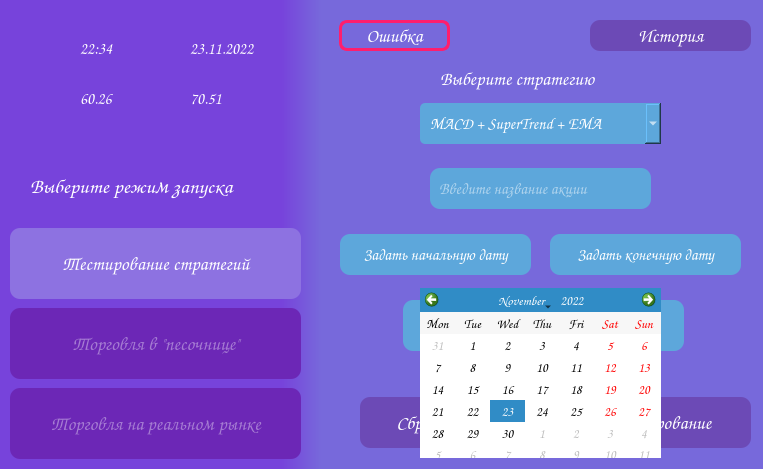
<?xml version="1.0" encoding="UTF-8"?>
<ui version="4.0">
 <class>TestingWindow</class>
 <widget class="QMainWindow" name="TestingWindow">
  <property name="geometry">
   <rect>
    <x>0</x>
    <y>0</y>
    <width>763</width>
    <height>469</height>
   </rect>
  </property>
  <property name="windowTitle">
   <string>Cash Counter</string>
  </property>
  <property name="windowIcon">
   <iconset>
    <normaloff>../../Icons/app_icon.png</normaloff>../../Icons/app_icon.png</iconset>
  </property>
  <widget class="QWidget" name="centralwidget">
   <widget class="QLabel" name="bg2_label">
    <property name="geometry">
     <rect>
      <x>-10</x>
      <y>0</y>
      <width>781</width>
      <height>611</height>
     </rect>
    </property>
    <property name="styleSheet">
     <string notr="true">background-color: qlineargradient(spread:pad, x1:0, y1:0, x2:0.994318, y2:0, stop:0.375 rgba(119, 67, 219, 255), stop:0.426136 rgba(119, 105, 219, 255));</string>
    </property>
    <property name="text">
     <string/>
    </property>
    <property name="indent">
     <number>2</number>
    </property>
   </widget>
   <widget class="QCalendarWidget" name="calendar">
    <property name="enabled">
     <bool>true</bool>
    </property>
    <property name="geometry">
     <rect>
      <x>420</x>
      <y>288</y>
      <width>241</width>
      <height>170</height>
     </rect>
    </property>
    <property name="font">
     <font>
      <family>Comic Sans MS</family>
      <pointsize>10</pointsize>
     </font>
    </property>
    <property name="autoFillBackground">
     <bool>true</bool>
    </property>
    <property name="styleSheet">
     <string notr="true">#qt_calendar_navigationbar {
	font-size: 15px;
	font-weight: 700;
    background-color: #8D9EFF;
    min-height: 30px;
}

#qt_calendar_prevmonth, #qt_calendar_nextmonth {
	qproperty-icon: none;
	color: white;
	font-weight: 700;
}

#qt_calendar_prevmonth {
	qproperty-text: &quot;&lt;&quot;;
}

#qt_calendar_nextmonth {
	qproperty-text: &quot;&gt;&quot;;
}

#qt_calendar_prevmonth:hover, #qt_calendar_nextmonth:hover {
    background-color: rgba(141, 119, 255, 150);
	border: none;
}

#qt_calendar_yearbutton, #qt_calendar_monthbutton {
	width: 90px;
	margin-right: 10px;
    color: white;
    border-radius: 5px;
}

#qt_calendar_yearbutton:hover, #qt_calendar_monthbutton:hover {
    background-color: rgba(141, 119, 255, 150);
}

#qt_calendar_calendarview {
    outline: 2px solid rgb(0, 188, 212);
	selection-color: #3C00FF;
    selection-background-color: transparent;
}
</string>
    </property>
    <property name="selectedDate">
     <date>
      <year>2022</year>
      <month>11</month>
      <day>23</day>
     </date>
    </property>
    <property name="gridVisible">
     <bool>false</bool>
    </property>
    <property name="selectionMode">
     <enum>QCalendarWidget::SingleSelection</enum>
    </property>
    <property name="horizontalHeaderFormat">
     <enum>QCalendarWidget::ShortDayNames</enum>
    </property>
    <property name="verticalHeaderFormat">
     <enum>QCalendarWidget::NoVerticalHeader</enum>
    </property>
    <property name="navigationBarVisible">
     <bool>true</bool>
    </property>
    <property name="dateEditEnabled">
     <bool>true</bool>
    </property>
   </widget>
   <widget class="QComboBox" name="choose_strat">
    <property name="geometry">
     <rect>
      <x>420</x>
      <y>103</y>
      <width>241</width>
      <height>41</height>
     </rect>
    </property>
    <property name="sizePolicy">
     <sizepolicy hsizetype="Preferred" vsizetype="Maximum">
      <horstretch>0</horstretch>
      <verstretch>0</verstretch>
     </sizepolicy>
    </property>
    <property name="font">
     <font>
      <family>Comic Sans MS</family>
      <pointsize>12</pointsize>
     </font>
    </property>
    <property name="cursor">
     <cursorShape>PointingHandCursor</cursorShape>
    </property>
    <property name="styleSheet">
     <string notr="true">QComboBox{
	padding-left: 10px;
	color: white;
	background-color: #5DA7DB;
	border-radius: 5px;
}

QComboBox:hover{
	background-color: #81C6E8;
}

QComboBox QAbstractItemView {
	outline: none;
	background-color: #4691E2;
	selection-background-color: #7DE5ED;
	color: white;
	padding: 10px;
	padding-left: 5px;
}

</string>
    </property>
    <property name="editable">
     <bool>false</bool>
    </property>
    <item>
     <property name="text">
      <string>MACD + SuperTrend + EMA</string>
     </property>
    </item>
    <item>
     <property name="text">
      <string>Releasing</string>
     </property>
    </item>
    <item>
     <property name="text">
      <string>Releasing</string>
     </property>
    </item>
    <item>
     <property name="text">
      <string>Releasing</string>
     </property>
    </item>
   </widget>
   <widget class="QLabel" name="choose_strat_label">
    <property name="geometry">
     <rect>
      <x>440</x>
      <y>63</y>
      <width>201</width>
      <height>31</height>
     </rect>
    </property>
    <property name="font">
     <font>
      <family>Comic Sans MS</family>
      <pointsize>14</pointsize>
     </font>
    </property>
    <property name="styleSheet">
     <string notr="true">color: white;</string>
    </property>
    <property name="text">
     <string>Выберите стратегию</string>
    </property>
   </widget>
   <widget class="QPushButton" name="first_date_btn">
    <property name="enabled">
     <bool>true</bool>
    </property>
    <property name="geometry">
     <rect>
      <x>340</x>
      <y>234</y>
      <width>191</width>
      <height>41</height>
     </rect>
    </property>
    <property name="font">
     <font>
      <family>Comic Sans MS</family>
      <pointsize>12</pointsize>
     </font>
    </property>
    <property name="cursor">
     <cursorShape>PointingHandCursor</cursorShape>
    </property>
    <property name="toolTip">
     <string>Изменить дату</string>
    </property>
    <property name="toolTipDuration">
     <number>-3</number>
    </property>
    <property name="autoFillBackground">
     <bool>false</bool>
    </property>
    <property name="styleSheet">
     <string notr="true">QPushButton{
	background-color: #5DA7DB;
	color: white;
	border-radius: 10px;
}

:hover{
	background-color: #81C6E8;
}

</string>
    </property>
    <property name="text">
     <string>Задать начальную дату</string>
    </property>
    <property name="checkable">
     <bool>false</bool>
    </property>
   </widget>
   <widget class="QLabel" name="error_label">
    <property name="geometry">
     <rect>
      <x>339</x>
      <y>20</y>
      <width>111</width>
      <height>31</height>
     </rect>
    </property>
    <property name="font">
     <font>
      <family>Comic Sans MS</family>
      <pointsize>14</pointsize>
     </font>
    </property>
    <property name="toolTip">
     <string>Ошибка</string>
    </property>
    <property name="toolTipDuration">
     <number>-2</number>
    </property>
    <property name="styleSheet">
     <string notr="true">QLabel{
	color: white;
	border: 3px solid #FF1E6D;
	border-radius: 8px;
}</string>
    </property>
    <property name="text">
     <string>Ошибка</string>
    </property>
    <property name="alignment">
     <set>Qt::AlignCenter</set>
    </property>
   </widget>
   <widget class="QLineEdit" name="choose_share">
    <property name="geometry">
     <rect>
      <x>430</x>
      <y>168</y>
      <width>221</width>
      <height>41</height>
     </rect>
    </property>
    <property name="font">
     <font>
      <family>Comic Sans MS</family>
      <pointsize>12</pointsize>
     </font>
    </property>
    <property name="cursor">
     <cursorShape>IBeamCursor</cursorShape>
    </property>
    <property name="styleSheet">
     <string notr="true">QLineEdit{
	padding-left: 7px;
	background-color: #5DA7DB;
	color: white;
	border-radius: 10px;
}

:hover, :focus{
	background-color: #81C6E8;
}</string>
    </property>
    <property name="placeholderText">
     <string>Введите название акции</string>
    </property>
   </widget>
   <widget class="QPushButton" name="second_date_btn">
    <property name="enabled">
     <bool>true</bool>
    </property>
    <property name="geometry">
     <rect>
      <x>550</x>
      <y>234</y>
      <width>191</width>
      <height>41</height>
     </rect>
    </property>
    <property name="font">
     <font>
      <family>Comic Sans MS</family>
      <pointsize>12</pointsize>
     </font>
    </property>
    <property name="cursor">
     <cursorShape>PointingHandCursor</cursorShape>
    </property>
    <property name="toolTip">
     <string>Изменить дату</string>
    </property>
    <property name="toolTipDuration">
     <number>-3</number>
    </property>
    <property name="autoFillBackground">
     <bool>false</bool>
    </property>
    <property name="styleSheet">
     <string notr="true">QPushButton{
	background-color: #5DA7DB;
	color: white;
	border-radius: 10px;
}

:hover{
	background-color: #81C6E8;
}


</string>
    </property>
    <property name="text">
     <string>Задать конечную дату</string>
    </property>
    <property name="checkable">
     <bool>false</bool>
    </property>
   </widget>
   <widget class="QPushButton" name="set_param_btn">
    <property name="enabled">
     <bool>true</bool>
    </property>
    <property name="geometry">
     <rect>
      <x>403</x>
      <y>300</y>
      <width>281</width>
      <height>51</height>
     </rect>
    </property>
    <property name="font">
     <font>
      <family>Comic Sans MS</family>
      <pointsize>14</pointsize>
     </font>
    </property>
    <property name="cursor">
     <cursorShape>PointingHandCursor</cursorShape>
    </property>
    <property name="toolTip">
     <string>&lt;html&gt;&lt;head/&gt;&lt;body&gt;&lt;p&gt;Задать дополнительные параметры&lt;/p&gt;&lt;/body&gt;&lt;/html&gt;</string>
    </property>
    <property name="toolTipDuration">
     <number>-3</number>
    </property>
    <property name="autoFillBackground">
     <bool>false</bool>
    </property>
    <property name="styleSheet">
     <string notr="true">QPushButton{
	background-color: #5DA7DB;
	color: white;
	border-radius: 10px;
}

:hover{
	background-color: #81C6E8;
}

:disabled{
	color: rgba(255, 255, 255, 100);
	background-color: #5837D0;
}

</string>
    </property>
    <property name="text">
     <string>Задать параметры стратегии</string>
    </property>
    <property name="checkable">
     <bool>false</bool>
    </property>
   </widget>
   <widget class="QPushButton" name="reset_btn">
    <property name="enabled">
     <bool>true</bool>
    </property>
    <property name="geometry">
     <rect>
      <x>360</x>
      <y>397</y>
      <width>141</width>
      <height>51</height>
     </rect>
    </property>
    <property name="font">
     <font>
      <family>Comic Sans MS</family>
      <pointsize>14</pointsize>
     </font>
    </property>
    <property name="cursor">
     <cursorShape>PointingHandCursor</cursorShape>
    </property>
    <property name="autoFillBackground">
     <bool>false</bool>
    </property>
    <property name="styleSheet">
     <string notr="true">QPushButton{
	background-color: #6C4AB6;
	color: white;
	border-radius: 10px;
}

:hover{
	background-color: #FF1E6D;
}

:disabled{
	color: rgba(255, 255, 255, 100);
	background-color: #67207D;
}

</string>
    </property>
    <property name="text">
     <string>Сбросить</string>
    </property>
    <property name="checkable">
     <bool>false</bool>
    </property>
   </widget>
   <widget class="QPushButton" name="hist_tests_btn">
    <property name="enabled">
     <bool>true</bool>
    </property>
    <property name="geometry">
     <rect>
      <x>590</x>
      <y>20</y>
      <width>161</width>
      <height>31</height>
     </rect>
    </property>
    <property name="font">
     <font>
      <family>Comic Sans MS</family>
      <pointsize>14</pointsize>
     </font>
    </property>
    <property name="cursor">
     <cursorShape>PointingHandCursor</cursorShape>
    </property>
    <property name="focusPolicy">
     <enum>Qt::StrongFocus</enum>
    </property>
    <property name="toolTip">
     <string>&lt;html&gt;&lt;head/&gt;&lt;body&gt;&lt;p&gt;Исторические тесты&lt;/p&gt;&lt;/body&gt;&lt;/html&gt;</string>
    </property>
    <property name="autoFillBackground">
     <bool>false</bool>
    </property>
    <property name="styleSheet">
     <string notr="true">QPushButton{
	background-color: #6C4AB6;
	color: white;
	border-radius: 10px;
}

:hover{
	background-color: #8D9EFF;
}

:disabled{
	color: rgba(255, 255, 255, 100);
	background-color: #6C27B6;
}

</string>
    </property>
    <property name="text">
     <string>История</string>
    </property>
    <property name="checkable">
     <bool>false</bool>
    </property>
   </widget>
   <widget class="QPushButton" name="start_btn">
    <property name="enabled">
     <bool>true</bool>
    </property>
    <property name="geometry">
     <rect>
      <x>510</x>
      <y>397</y>
      <width>241</width>
      <height>51</height>
     </rect>
    </property>
    <property name="font">
     <font>
      <family>Comic Sans MS</family>
      <pointsize>14</pointsize>
     </font>
    </property>
    <property name="cursor">
     <cursorShape>PointingHandCursor</cursorShape>
    </property>
    <property name="toolTipDuration">
     <number>-3</number>
    </property>
    <property name="autoFillBackground">
     <bool>false</bool>
    </property>
    <property name="styleSheet">
     <string notr="true">QPushButton{
	background-color: #6C4AB6;
	color: white;
	border-radius: 10px;
}

:hover{
	background-color: #00FFAE;
}

:disabled{
	color: rgba(255, 255, 255, 100);
	background-color: #67207D;
}

</string>
    </property>
    <property name="text">
     <string>Начать тестирование</string>
    </property>
    <property name="checkable">
     <bool>false</bool>
    </property>
   </widget>
   <widget class="QLabel" name="dollar_price">
    <property name="geometry">
     <rect>
      <x>80</x>
      <y>78</y>
      <width>71</width>
      <height>41</height>
     </rect>
    </property>
    <property name="font">
     <font>
      <family>Comic Sans MS</family>
      <pointsize>12</pointsize>
     </font>
    </property>
    <property name="styleSheet">
     <string notr="true">color: white;</string>
    </property>
    <property name="text">
     <string>60.26</string>
    </property>
   </widget>
   <widget class="QLabel" name="euro_icon">
    <property name="geometry">
     <rect>
      <x>160</x>
      <y>78</y>
      <width>31</width>
      <height>41</height>
     </rect>
    </property>
    <property name="text">
     <string/>
    </property>
    <property name="pixmap">
     <pixmap>../../Icons/euro_icon.png</pixmap>
    </property>
   </widget>
   <widget class="QPushButton" name="sand_btn">
    <property name="enabled">
     <bool>false</bool>
    </property>
    <property name="geometry">
     <rect>
      <x>10</x>
      <y>308</y>
      <width>291</width>
      <height>71</height>
     </rect>
    </property>
    <property name="font">
     <font>
      <family>Comic Sans MS</family>
      <pointsize>14</pointsize>
     </font>
    </property>
    <property name="styleSheet">
     <string notr="true">QPushButton{
	background-color: #8D72E1;
	color: white;
	border-radius: 10px;
}

:hover{
	background-color: #8D9EFF;
}

:disabled{
	color: rgba(255, 255, 255, 100);
	background-color: #6C27B6;
}

</string>
    </property>
    <property name="text">
     <string>Торговля в &quot;песочнице&quot;</string>
    </property>
   </widget>
   <widget class="QLabel" name="clock_icon">
    <property name="geometry">
     <rect>
      <x>50</x>
      <y>28</y>
      <width>31</width>
      <height>41</height>
     </rect>
    </property>
    <property name="text">
     <string/>
    </property>
    <property name="pixmap">
     <pixmap>../../Icons/clock_icon.png</pixmap>
    </property>
   </widget>
   <widget class="QLabel" name="calen_icon">
    <property name="geometry">
     <rect>
      <x>160</x>
      <y>28</y>
      <width>31</width>
      <height>41</height>
     </rect>
    </property>
    <property name="text">
     <string/>
    </property>
    <property name="pixmap">
     <pixmap>../../Icons/calen_icon.png</pixmap>
    </property>
   </widget>
   <widget class="QLabel" name="current_date">
    <property name="geometry">
     <rect>
      <x>190</x>
      <y>28</y>
      <width>91</width>
      <height>41</height>
     </rect>
    </property>
    <property name="font">
     <font>
      <family>Comic Sans MS</family>
      <pointsize>12</pointsize>
     </font>
    </property>
    <property name="styleSheet">
     <string notr="true">color: white;</string>
    </property>
    <property name="text">
     <string>23.11.2022</string>
    </property>
   </widget>
   <widget class="QPushButton" name="test_btn">
    <property name="enabled">
     <bool>true</bool>
    </property>
    <property name="geometry">
     <rect>
      <x>10</x>
      <y>228</y>
      <width>291</width>
      <height>71</height>
     </rect>
    </property>
    <property name="font">
     <font>
      <family>Comic Sans MS</family>
      <pointsize>14</pointsize>
     </font>
    </property>
    <property name="cursor">
     <cursorShape>PointingHandCursor</cursorShape>
    </property>
    <property name="autoFillBackground">
     <bool>false</bool>
    </property>
    <property name="styleSheet">
     <string notr="true">QPushButton{
	background-color: #8D72E1;
	color: white;
	border-radius: 10px;
}

:hover{
	background-color: #8D9EFF;
}

:disabled{
	color: rgba(255, 255, 255, 100);
	background-color: #67207D;
}

</string>
    </property>
    <property name="text">
     <string>Тестирование стратегий</string>
    </property>
    <property name="checkable">
     <bool>false</bool>
    </property>
   </widget>
   <widget class="QLabel" name="euro_price">
    <property name="geometry">
     <rect>
      <x>190</x>
      <y>78</y>
      <width>51</width>
      <height>41</height>
     </rect>
    </property>
    <property name="font">
     <font>
      <family>Comic Sans MS</family>
      <pointsize>12</pointsize>
     </font>
    </property>
    <property name="styleSheet">
     <string notr="true">color: white;</string>
    </property>
    <property name="text">
     <string>70.51</string>
    </property>
   </widget>
   <widget class="QPushButton" name="real_btn">
    <property name="enabled">
     <bool>false</bool>
    </property>
    <property name="geometry">
     <rect>
      <x>10</x>
      <y>388</y>
      <width>291</width>
      <height>71</height>
     </rect>
    </property>
    <property name="font">
     <font>
      <family>Comic Sans MS</family>
      <pointsize>14</pointsize>
     </font>
    </property>
    <property name="styleSheet">
     <string notr="true">QPushButton{
	background-color: #8D72E1;
	color: white;
	border-radius: 10px;
}

:hover{
	background-color: #8D9EFF;
}

:disabled{
	color: rgba(255, 255, 255, 100);
	background-color: #6C27B6;
}

</string>
    </property>
    <property name="text">
     <string>Торговля на реальном рынке</string>
    </property>
   </widget>
   <widget class="QLabel" name="current_time">
    <property name="geometry">
     <rect>
      <x>80</x>
      <y>28</y>
      <width>61</width>
      <height>41</height>
     </rect>
    </property>
    <property name="font">
     <font>
      <family>Comic Sans MS</family>
      <pointsize>12</pointsize>
     </font>
    </property>
    <property name="styleSheet">
     <string notr="true">color: white;</string>
    </property>
    <property name="text">
     <string>22:34</string>
    </property>
   </widget>
   <widget class="QLabel" name="dollar_icon">
    <property name="geometry">
     <rect>
      <x>50</x>
      <y>78</y>
      <width>31</width>
      <height>41</height>
     </rect>
    </property>
    <property name="text">
     <string/>
    </property>
    <property name="pixmap">
     <pixmap>../../Icons/dollar_icon.png</pixmap>
    </property>
   </widget>
   <widget class="QLabel" name="choose_label">
    <property name="geometry">
     <rect>
      <x>30</x>
      <y>161</y>
      <width>251</width>
      <height>51</height>
     </rect>
    </property>
    <property name="font">
     <font>
      <family>Comic Sans MS</family>
      <pointsize>16</pointsize>
     </font>
    </property>
    <property name="styleSheet">
     <string notr="true">color: white;</string>
    </property>
    <property name="text">
     <string>Выберите режим запуска </string>
    </property>
   </widget>
   <zorder>bg2_label</zorder>
   <zorder>reset_btn</zorder>
   <zorder>set_param_btn</zorder>
   <zorder>choose_strat</zorder>
   <zorder>choose_strat_label</zorder>
   <zorder>first_date_btn</zorder>
   <zorder>error_label</zorder>
   <zorder>choose_share</zorder>
   <zorder>second_date_btn</zorder>
   <zorder>hist_tests_btn</zorder>
   <zorder>start_btn</zorder>
   <zorder>dollar_price</zorder>
   <zorder>euro_icon</zorder>
   <zorder>sand_btn</zorder>
   <zorder>clock_icon</zorder>
   <zorder>calen_icon</zorder>
   <zorder>current_date</zorder>
   <zorder>test_btn</zorder>
   <zorder>euro_price</zorder>
   <zorder>real_btn</zorder>
   <zorder>current_time</zorder>
   <zorder>dollar_icon</zorder>
   <zorder>choose_label</zorder>
   <zorder>calendar</zorder>
  </widget>
 </widget>
 <resources/>
 <connections/>
</ui>
